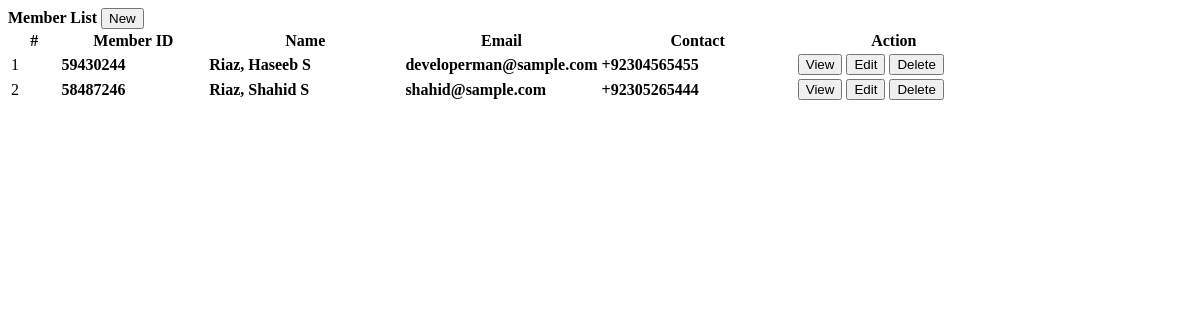
/members.php, run on the app's committed database.
### tables this page shows
CREATE TABLE `members` (
  `id` int(30) NOT NULL,
  `member_id` int(30) NOT NULL,
  `firstname` varchar(100) NOT NULL,
  `middlename` varchar(100) NOT NULL,
  `lastname` varchar(100) NOT NULL,
  `gender` varchar(20) NOT NULL,
  `contact` varchar(100) NOT NULL,
  `address` text NOT NULL,
  `email` varchar(100) NOT NULL,
  `date_created` datetime NOT NULL DEFAULT current_timestamp()
);

### members.php (the view, shortened to what this page needs)
<?php include('db_connect.php');?>
<div class="container-fluid">
	<div class="col-lg-12">
		<div class="row">
			<div class="col-md-12">
				<div class="card">
					<div class="card-header">
						<b>Member List</b>
						<span class="">
							<button class="btn btn-primary btn-block btn-sm col-sm-2 float-right" type="button" id="new_member">
					<i class="fa fa-plus"></i> New</button>
				</span>
					</div>
					<div class="card-body">
						<table class="table table-bordered table-condensed table-hover">
							<colgroup>
								<col width="5%">
								<col width="15%">
								<col width="20%">
								<col width="20%">
								<col width="20%">
								<col width="20%">
							</colgroup>
							<thead>
								<tr>
									<th class="text-center">#</th>
									<th class="">Member ID</th>
									<th class="">Name</th>
									<th class="">Email</th>
									<th class="">Contact</th>
									<th class="text-center">Action</th>
								</tr>
							</thead>
							<tbody>
								<?php
								$i = 1;
								$member =  $conn->query("SELECT *,concat(lastname,', ',firstname,' ',middlename) as name from members order by concat(lastname,', ',firstname,' ',middlename) asc");
								while($row=$member->fetch_assoc()):
								?>
								<tr>
									<td class="text-center"><?php echo $i++ ?></td>
									<td class="">
										 <p><b><?php echo $row['member_id'] ?></b></p>
									</td>
									<td class="">
										 <p><b><?php echo ucwords($row['name']) ?></b></p>
									</td>
									<td class="">
										 <p><b><?php echo $row['email'] ?></b></p>
									</td>
									<td class="">
										 <p><b><?php echo $row['contact'] ?></b></p>
									</td>
									<td class="text-center">
										<button class="btn btn-sm btn-outline-primary view_member" type="button" data-id="<?php echo $row['id'] ?>" >View</button>
										<button class="btn btn-sm btn-outline-primary edit_member" type="button" data-id="<?php echo $row['id'] ?>" >Edit</button>
										<button class="btn btn-sm btn-outline-danger delete_member" type="button" data-id="<?php echo $row['id'] ?>">Delete</button>
									</td>
								</tr>
								<?php endwhile; ?>
							</tbody>
						</table>
					</div>
				</div>
			</div>
		</div>
	</div>
</div>

### members.php (style rules this page uses)
td { vertical-align: middle !important; }
td p { margin: unset }

### data on the page
members: member "59430244", name "Riaz, Haseeb S", email "developerman@sample.com", contact "+92304565455"
members: member "58487246", name "Riaz, Shahid S", email "shahid@sample.com", contact "+92305265444"
